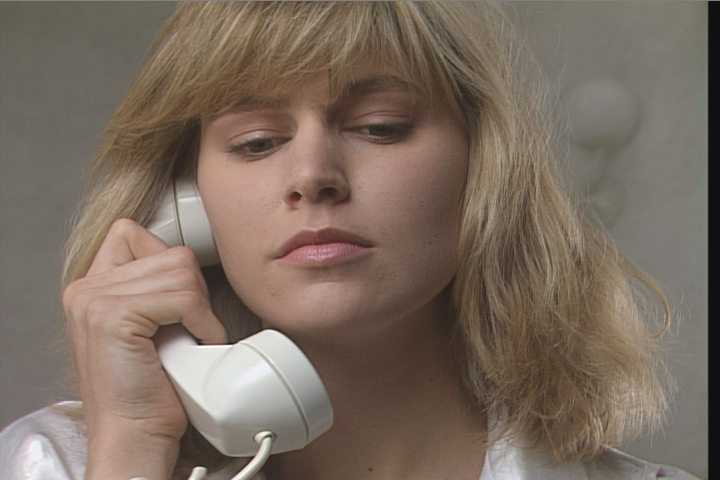
#> input picture vision/color/susie_col.png, 720 x 480 px, found by its file name
$ jupyter execute --allow-errors WMM_Lab_przetwarzanie_obrazow.ipynb   (older library calls are emulated)
#> lines starting #> are read from the running program, lines starting #| are printed output that depends on the picture
# Podstawy multimediów - ćwiczenia

Do realizacji ćwiczeń i zadań laboratoryjnych z zakresu przetwarzania danych obrazowych wykorzystywany jest Python wraz z bibliotekami NumPy, Matplotlib i OpenCV.

Pomocne tutoriale OpenCV:
[strona główna](https://opencv-python-tutroals.readthedocs.io/en/latest/py_tutorials/py_tutorials.html),
[operacje podstawowe](https://opencv-python-tutroals.readthedocs.io/en/latest/py_tutorials/py_core/py_basic_ops/py_basic_ops.html),
[operacje arytmetyczne](https://opencv-python-tutroals.readthedocs.io/en/latest/py_tutorials/py_core/py_image_arithmetics/py_image_arithmetics.html),
[przetwarzanie obrazów](https://opencv-python-tutroals.readthedocs.io/en/latest/py_tutorials/py_imgproc/py_table_of_contents_imgproc/py_table_of_contents_imgproc.html)
(m.in.:
[zmiana przestrzeni kolorów](https://opencv-python-tutroals.readthedocs.io/en/latest/py_tutorials/py_imgproc/py_colorspaces/py_colorspaces.html#converting-colorspaces),
[filtracja](https://opencv-python-tutroals.readthedocs.io/en/latest/py_tutorials/py_imgproc/py_filtering/py_filtering.html#filtering),
[detekcja krawędzi](https://opencv-python-tutroals.readthedocs.io/en/latest/py_tutorials/py_imgproc/py_gradients/py_gradients.html),
[progowanie](https://opencv-python-tutroals.readthedocs.io/en/latest/py_tutorials/py_imgproc/py_thresholding/py_thresholding.html),
[operacje morfologiczne](https://opencv-python-tutroals.readthedocs.io/en/latest/py_tutorials/py_imgproc/py_morphological_ops/py_morphological_ops.html),
[histogramy](https://opencv-python-tutroals.readthedocs.io/en/latest/py_tutorials/py_imgproc/py_histograms/py_histogram_begins/py_histogram_begins.html)).

[cell 1]
import time

import cv2
import numpy as np
import matplotlib.pyplot as plt

[cell 2]
NUM_IMAGES = 36
STUDENT_INDEX = 331379

def image_to_process(student_index, num_images):
    return student_index % num_images

print("Image index to process: ", image_to_process(STUDENT_INDEX, NUM_IMAGES))
print("susie_col.png")

# Dostęp do zewnętrznych plików w środowsiku Colab

Pliki można przechowywać w folderze `sample_data` środowiska uruchomieniowego Colab - trzeba je tam wgrać, mogą zostać usunięte po zakończeniu sesji.

Można też zamontować własny dysk Google Drive.

[cell 3]
##### dane w folderze środowiska uruchomieniowego
# data_dir = "/content/sample_data/"

##### dane na Google Drive
# from google.colab import drive
# drive.mount("/content/drive")
# data_dir = "/content/drive/My Drive/Colab Notebooks/PMUT_cwiczenia/"

##### dane w lokalnym folderze - uruchamianie skrytpu .py w lokalnym środowisku
data_dir = '.\\color\\'
output_dir = '.\\output\\'

# Wczytanie obrazu

Tryby wczytywania obrazu:
* `cv2.IMREAD_COLOR` - obraz wczytany zostanie jako barwny, zawsze będzie miał trzy składowe (tablica 3D), nawet jeśli jest monochromatyczny;
* `cv2.IMREAD_GRAYSCALE` - obraz wczytany zostanie jako monochromatyczny, zawsze będzie miał tylko jedną składową (tablica 2D);
* `cv2.IMREAD_UNCHANGED` - obraz wczytany zostanie '*jak jest*', barwny lub monochromatyczny.

Obraz zwracany jest jako tablica `numpy.ndarray`, można go przetwarzać jak każdą tablicę NumPy, m.in.:
* `image.shape` - wymiary obrazu: `shape[0]` - wysokość (liczba linii), `shape[1]` - szerokość (liczba pikseli w linii), `shape[2]` - liczba składowych (tylko dla obrazów barwnych);
* `image.dtype` - typ danych (liczby całkowite, liczby rzeczywiste, itp., np.: `np.uint8`, `np.float32`, `np.float64`);
* `image.min()`, `image.max()` - wartość minimalna/maksymalna.

[cell 4]
image = cv2.imread(data_dir+"susie_col.png", cv2.IMREAD_UNCHANGED)
#> image is the input picture: shape (480, 720, 3); mean B, G, R 95.6, 107.9, 122.9
print(f"image, wymiary: {image.shape}, typ danych: {image.dtype}, wartości: {image.min()} - {image.max()}")
#| image, wymiary: (480, 720, 3), typ danych: uint8, wartości: 12 - 255

# Zapis do pliku.

Format zostanie automatycznie dobrany na podstawie nazwy pliku wyjściowego.
Możliwe jest ustawienie parametrów dodatkowych, zależnych od formatu wyjściowego (np. 'jakość' dla kodera JPEG).

[cell 5]
cv2.imwrite(output_dir+"out_image.png", image)
cv2.imwrite(output_dir+"out_image.jpg", image)
cv2.imwrite(output_dir+"out_image_quality50.jpg", image, (cv2.IMWRITE_JPEG_QUALITY, 50))
#> Out = True

# Wyświetlanie obrazu

### Wyświetlanie z wykorzystaniem okna OpenCV

W zależności od typu danych, zakładane są różne przedziały wartości pikseli:
* dla danych `uint8` - zakładany przedział wartości to [0, 255];
* dla danych `float32`/`float64` - zakładany jest przedział wartości [0, 1], a wartości pikseli są mnożone przez 255 do wyświetlenia.

Żeby wyswietlić kilka obrazów, należy oknom nadać inny tytuł/nazwę.

[cell 6]
# cv2.imshow("image", image)
image_float = image.astype(np.float32)
# # image_float = image*1.  ### wykorzystanie operacji arytmetycznej do zmiany typu danych
# print(f"image_float, wymiary: {image_float.shape}, typ danych: {image_float.dtype}, wartości: {image_float.min()} - {image_float.max()}")

# cv2.imshow("image float _bad", image_float)  ### wyświetlony obraz będzie 'biały'
# cv2.imshow("image float", image_float/255)   ### przeskalowanie wartości pikseli do przedziału [0, 1] - obraz wyświetlony prawidłowo

# cv2.waitKey(0)           ### oczekiwanie na naciśnięcie klawisza lub zamknięcie okien
# cv2.destroyAllWindows()  ### zniszczenie okien

[cell 7]
# [10 lines left out: function cv_imshow, not called in this run]

# cv_imshow(image, "image")
# cv_imshow(image_float, "image float")

# cv2.waitKey(0)           ### na końcu programu - oczekiwanie na reakcję użytkownika
# cv2.destroyAllWindows()  ### należy pamiętać o zniszczeniu okien!!!

**UWAGA:** W środowisku Colab funkcja `cv2.imshow()` została zablokowana, zamiast niej polecane jest użycie funkcji `cv2_imshow()` z pakietu `google.colab.patches`, funkcja ta przyjmuje tylko jeden argument: obraz do wyświetlenia.

[cell 8]
# [9 lines of commented-out code are left out]

### Wyświetlanie obrazu z wykorzystaniem pakietu `matplotlib.pyplot`

Funckja `plt.imshow()` może dokonywać automatycznego skalowania wartości pikseli do pełnego przedziału wartości ('rozciągnięcie histogramu'), aby tego uniknąć należy jawnie podać minimalną i maksymalną wartość.

Funkcja `plt.show()` powoduje wyświetlenie wszystkich utworzonych okien i zablokowanie programu do czasu ich zamknięcia; wiele środowisk programistycznych (np. Spyder, PyCharm, Google Colab) potrafi wyświetlać 'okna' `matlplotlib.pyplot` w ramach swojego interfejsu graficznego - wywołanie `plt.show()` nie jest wtedy konieczne w celu wyświetlenia obrazu (może natomiast wymusić jego wyświetlenie w tym momencie), ale też obrazy wyświetlane są z reguły w ograniczonych rozmiarach - do 'dokładnego' ich oglądania warto zapisać je do pliku i otworzyć w 'zewnętrznej' przeglądarce obrazów.

[cell 9]
def plt_imshow(img, img_title="image"):
    plt.figure()
    plt.title(img_title)
    # plt.imshow(img, cmap="gray")  ### możliwe automatyczne skalowanie wartości pikseli
    plt.imshow(img, cmap="gray", vmin=0, vmax=255)  ### bez skalowania wartości pikseli
    plt.xticks([]), plt.yticks([])
    plt.show()

plt_imshow(image)

image_dark = cv2.imread(data_dir+"susie_col.png", cv2.IMREAD_UNCHANGED)
print(f"image_dark, wymiary: {image_dark.shape}, typ danych: {image_dark.dtype}, wartości: {image_dark.min()} - {image_dark.max()}")
#| image_dark, wymiary: (480, 720, 3), typ danych: uint8, wartości: 12 - 255
plt_imshow(image_dark, "image_dark")

### Funkcje pomocnicze

Pomocnicze funkcje, aby można było łatwo zmieniać sposób wyświetalania obrazów i wypisywania komunikatów bez konieczności modyfikowania dalszych przykładów.

[cell 10]
# imshow = cv_imshow   ### wyświetlanie z użyciem cv2
# imshow = plt_imshow  ### wyświetlanie z użyciem matplotlib

def imshow(img, img_title="image"):  ### 'opakowanie' na cv2_imshow(), żeby 'uzgodnić' parametry wywołania
  plt_imshow(img, img_title)

def printi(img, img_title="image"):
    print(f"{img_title}, wymiary: {img.shape}, typ danych: {img.dtype}, wartości: {img.min()} - {img.max()}")

# Odczytywanie wartości pikseli i ich modyfikacja.

Dane zwracane przez `cv2.imread()` są tablicami pakietu NumPy (`numpy.ndarray`) i można nimi operować jak każdą inną tablicą NumPy.

Obowiązuje notacja macierzowa, czyli `[wiersz, kolumna]`. Konstrukcja '`start:end`' w określeniu indeksów do tablicy pozwala na odczyt lub modyfikację całego zakresu wierszy bądź kolumn, włącznie z wierszem/kolumną o indeksie `start`, ale już z wyłączeniem `end`. Można pominąć wartości `start` i/lub `end` - zostaną wtedy zastosowane wartości domyślne (początek danych dla `start` i ich koniec dla `end`), można też podawać wartości ujemne (co oznacza określenie indeksu od końca). Na przykład:
* `[0:50, 50:100]` - wiersze od 0 do 49 włącznie, kolumny od 50 do 99 włącznie,
* `[:50, 50:]` - wiersze od początku do 49 włącznie, kolumny od 50 do końca,
* `[:, 10:-1]` - wszystkie wiersze, kolumny od 10 do przedostatniej (pominięta 1 ostatnia kolumna),
* `[:, :]` - wszystkie wiersze i kolumny.

[cell 11]
px = image[0, 0]
#> px = [128, 128, 128]
print(f"px = {px}")
#| px = [128 128 128]

# image[0,0] = 255
# print(f"img[0,0] = {image[0, 0]}")

[cell 12]
# [8 lines of commented-out code are left out]

Zalecaną metodą dostępu/modyfikacji wartości pojedynczych pikseli jest użycie metod `item()` i `itemset()`.

Metody te zawsze operują na wartościach skalarnych, więc w przypadku obrazów barwnych należy oddzielnie odczytywać/modyfikować wartość każdej składowej.

#> (a cell that did not finish here is left out)

Porównianie czasu wykonania operacji ustawiającej wartości pikseli dwoma metodami:

[cell 14]
def solaryzacja_m1(img):
    t1 = time.time()
    solarizedimg_m1 = np.zeros(img.shape, np.uint8)  ### utworzenie 'pustego' obrazu o wymaganych wymiarach
    for h in range(0, img.shape[0]):
        for w in range(0, img.shape[1]):
            if img[h][w] <= 127:
                solarizedimg_m1[h][w] = 2*img[h][w]
            else:
                solarizedimg_m1[h][w] = 2*(255-img[h][w])
#> solarizedimg_m1: shape (480, 720, 3); every value is 0
    # solarizedimg_m1 = np.clip(solarizedimg_m1, 0, 255)
    t2 = time.time()
    print(f"czas metody 1: {t2-t1}")
    printi(solarizedimg_m1, "solarizedimg_m1")
    imshow(solarizedimg_m1, "solarizedimg_m1")

# [15 lines left out: function solaryzacja_m2, not called in this run]

#> (the rest of this cell did not finish here and is left out)

Do modyfikacji wartości pikseli całego obrazu można wykorzystywać operacje arytmetyczne.

**UWAGA:** ze względu na zapis wartości pikseli jako liczb całkowitych `uint8`, bardzo łatwo jest przekroczyć zakres wartości [0, 255], co skutkuje 'zniekształceniem' obrazu.

[cell 15]
# result1 = image + np.ones(image.shape, dtype=image.dtype)*32  ### przekroczenie zakresu wartości!
result1 = image + 32  ### przekroczenie zakresu wartości!
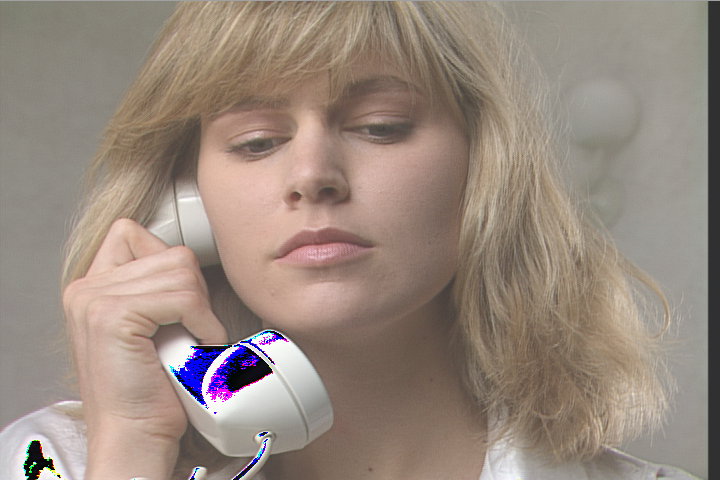
#> result1: shape (480, 720, 3); mean B, G, R 125.8, 136.7, 151.9
printi(result1, "image+32")
#| image+32, wymiary: (480, 720, 3), typ danych: uint8, wartości: 0 - 255
imshow(result1, "image+32")

[cell 16]
# result2 = image - np.ones(image.shape, dtype=image.dtype)*32  ### przekroczenie zakresu wartości!
result2 = image - 32  ### przekroczenie zakresu wartości!
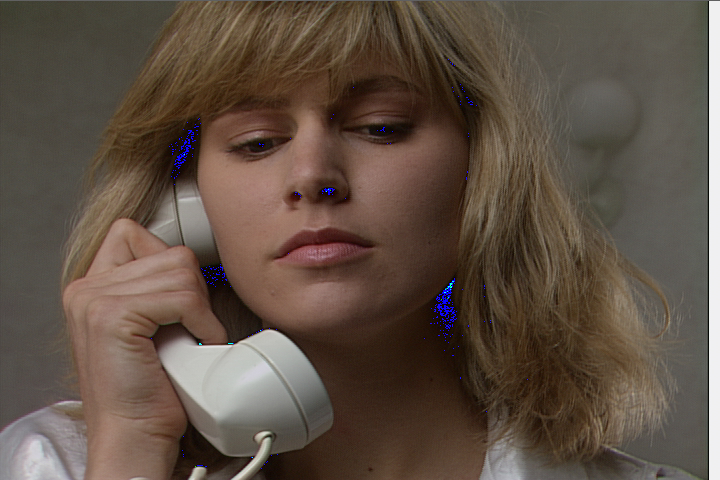
#> result2: shape (480, 720, 3); mean B, G, R 68.1, 79.8, 94.8
printi(result2, "image-32")
#| image-32, wymiary: (480, 720, 3), typ danych: uint8, wartości: 0 - 255
imshow(result2, "image-32")

OpenCV dostarcza funkcje automatycznie obsługujące ograniczenie wartości do poprawnego zakresu.

[cell 17]
result_add = cv2.add(image, np.ones(image.shape, dtype=image.dtype)*128)  ### -> automatyczne ograniczenie wartości do 255!
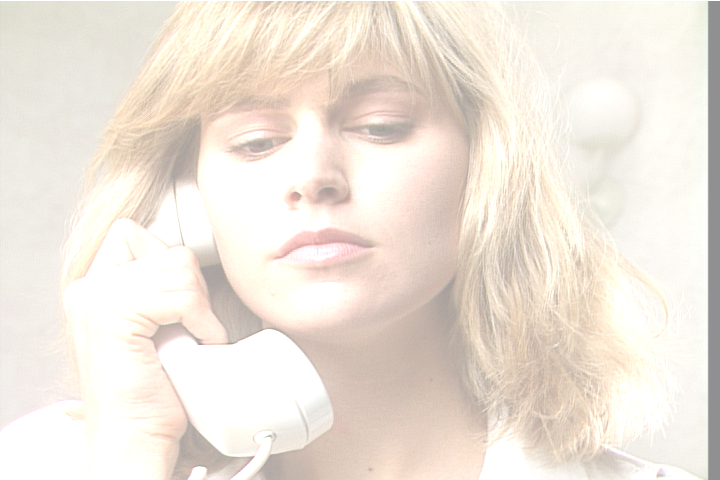
#> result_add: shape (480, 720, 3); mean B, G, R 219.1, 229.7, 239.1
printi(result_add, "result_add")
#| result_add, wymiary: (480, 720, 3), typ danych: uint8, wartości: 140 - 255
imshow(result_add, "result_add")

[cell 18]
result_subtr = cv2.subtract(image, np.ones(image.shape, dtype=image.dtype)*128)  ### -> automatyczne ograniczenie wartości do 0!!!
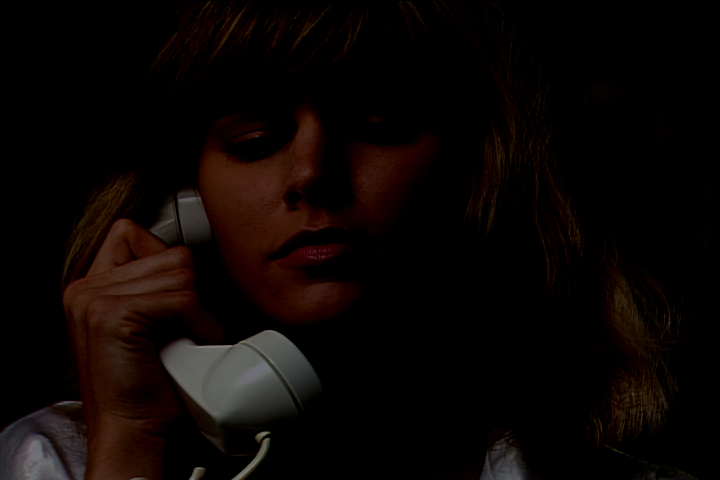
#> result_subtr: shape (480, 720, 3); mean B, G, R 4.3, 6, 11.4
printi(result_subtr, "result_subtr")
#| result_subtr, wymiary: (480, 720, 3), typ danych: uint8, wartości: 0 - 127
imshow(result_subtr, "result_subtr")

[cell 19]
##### blending: res = A*img1 + B*img2 + C
result_blend1 = cv2.addWeighted(image, 0.1, np.ones(image.shape, dtype=image.dtype)*128, 0.9, 0)
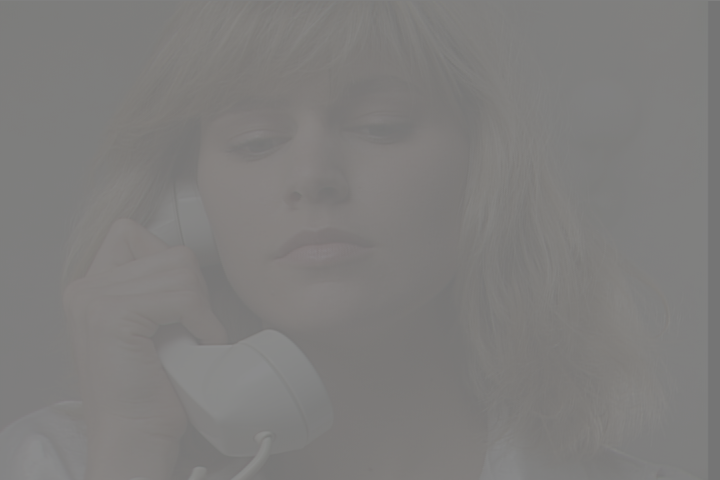
#> result_blend1: shape (480, 720, 3); mean B, G, R 124.8, 126, 127.5
printi(result_blend1, "result_blend1")
#| result_blend1, wymiary: (480, 720, 3), typ danych: uint8, wartości: 116 - 141
imshow(result_blend1, "result_blend1")

[cell 20]
##### parametrem może być również skalar (wtedy można też po prostu wykorzystać parametr C):
result_blend2 = cv2.addWeighted(image, 1, 128, -1, 0)  ### -> image-128
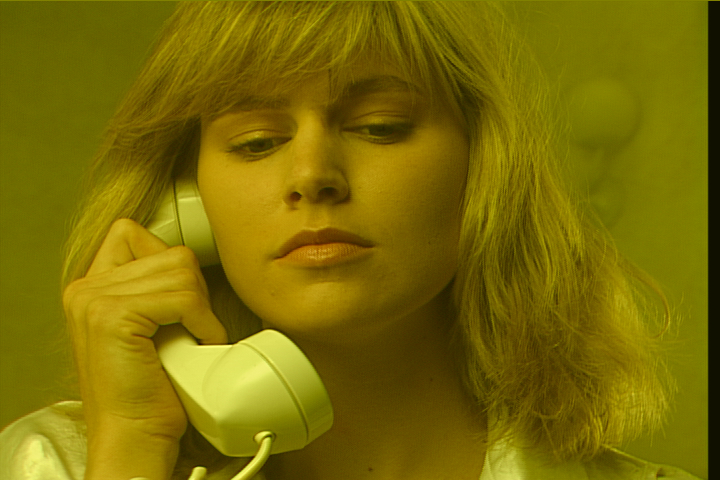
#> result_blend2: shape (480, 720, 3); mean B, G, R 4.3, 107.9, 122.9
# result_blend2 = cv2.addWeighted(image, 1, 0, 0, -128)  ### -> image-128
printi(result_blend2, "result_blend2")
#| result_blend2, wymiary: (480, 720, 3), typ danych: uint8, wartości: 0 - 255
imshow(result_blend2, "result_blend2")

$ run again, with vision/color/anemone_col.png copied over vision/color/susie_col.png
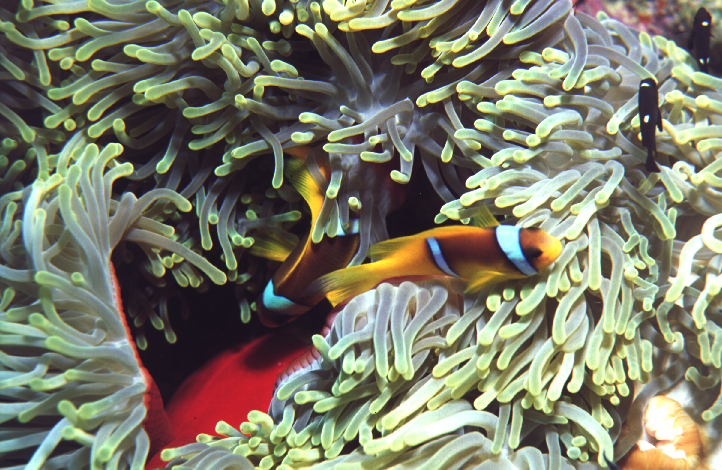
#> input picture vision/color/anemone_col.png, 722 x 470 px, found by its file name
#> image is the input picture: shape (470, 722, 3); mean B, G, R 105.7, 125, 124
#| image, wymiary: (470, 722, 3), typ danych: uint8, wartości: 13 - 255
#> Out = True
#| image_dark, wymiary: (470, 722, 3), typ danych: uint8, wartości: 13 - 255
#> px = [49, 41, 50]
#| px = [49 41 50]
#| image+32, wymiary: (470, 722, 3), typ danych: uint8, wartości: 0 - 255
#| image-32, wymiary: (470, 722, 3), typ danych: uint8, wartości: 0 - 255
#| result_add, wymiary: (470, 722, 3), typ danych: uint8, wartości: 141 - 255
#| result_subtr, wymiary: (470, 722, 3), typ danych: uint8, wartości: 0 - 127
#> `result_blend1 = cv2.addWeighted(image, 0.1, np.ones(image.shape, dtype..`:
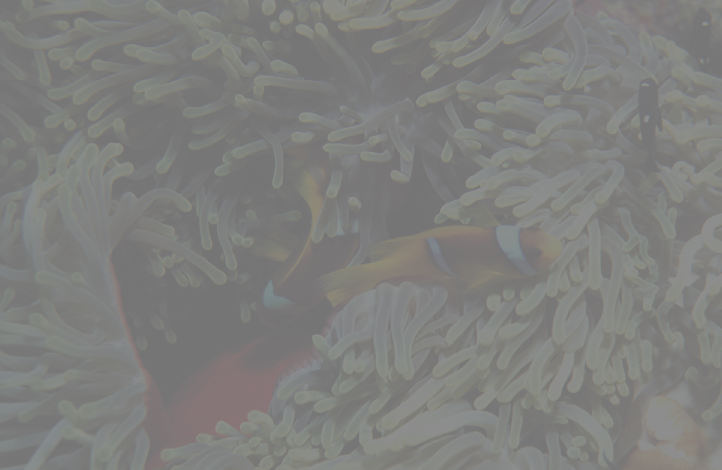
#> result_blend1: shape (470, 722, 3); mean B, G, R 125.8, 127.7, 127.6
#| result_blend1, wymiary: (470, 722, 3), typ danych: uint8, wartości: 116 - 141
#> `result_blend2 = cv2.addWeighted(image, 1, 128, -1, 0)`:
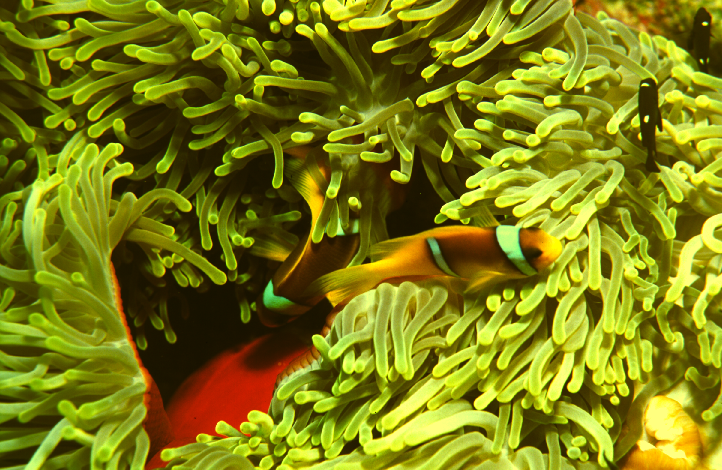
#> result_blend2: shape (470, 722, 3); mean B, G, R 17.8, 125, 124
#| result_blend2, wymiary: (470, 722, 3), typ danych: uint8, wartości: 0 - 255

$ run again, with vision/color/baboon_col.png copied over vision/color/susie_col.png
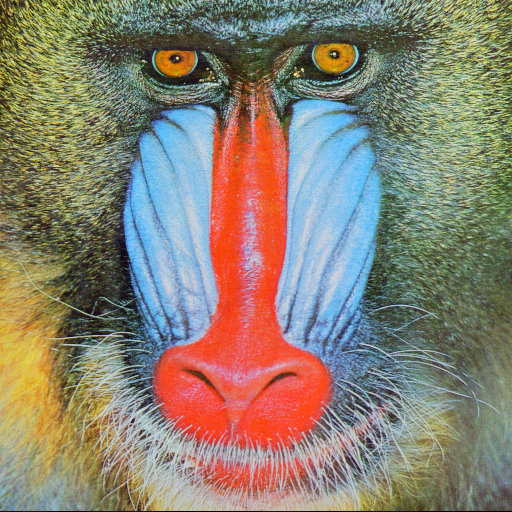
#> input picture vision/color/baboon_col.png, 512 x 512 px, found by its file name
#> image is the input picture: shape (512, 512, 3); mean B, G, R 113.1, 128.9, 137.4
#| image, wymiary: (512, 512, 3), typ danych: uint8, wartości: 0 - 255
#> Out = True
#| image_dark, wymiary: (512, 512, 3), typ danych: uint8, wartości: 0 - 255
#> px = [71, 150, 164]
#| px = [ 71 150 164]
#| image+32, wymiary: (512, 512, 3), typ danych: uint8, wartości: 0 - 255
#| image-32, wymiary: (512, 512, 3), typ danych: uint8, wartości: 0 - 255
#| result_add, wymiary: (512, 512, 3), typ danych: uint8, wartości: 128 - 255
#> `result_subtr = cv2.subtract(image, np.ones(image.shape, dtype=image.dt..`:
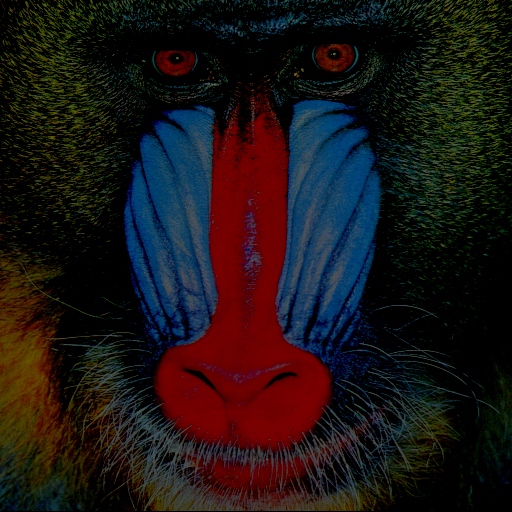
#> result_subtr: shape (512, 512, 3); mean B, G, R 20, 21, 27.8
#| result_subtr, wymiary: (512, 512, 3), typ danych: uint8, wartości: 0 - 127
#| result_blend1, wymiary: (512, 512, 3), typ danych: uint8, wartości: 115 - 141
#> `result_blend2 = cv2.addWeighted(image, 1, 128, -1, 0)`:
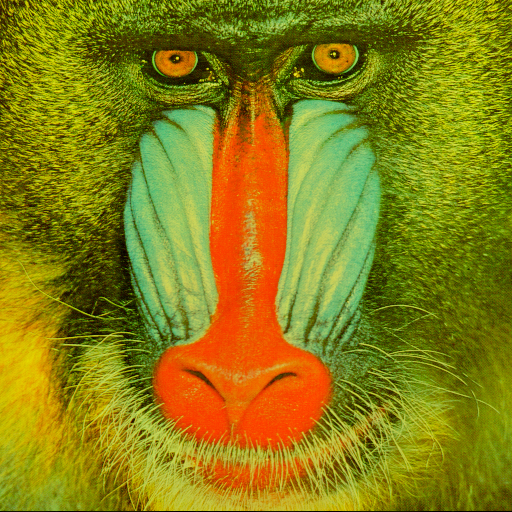
#> result_blend2: shape (512, 512, 3); mean B, G, R 20, 128.9, 137.4
#| result_blend2, wymiary: (512, 512, 3), typ danych: uint8, wartości: 0 - 255
